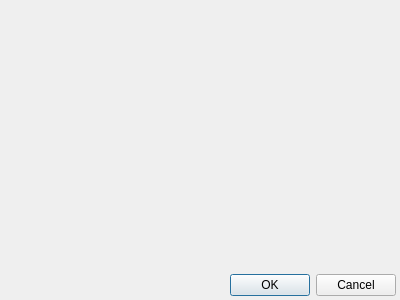
<?xml version="1.0" encoding="UTF-8"?>
<ui version="4.0">
 <class>BaseDialog</class>
 <widget class="QDialog" name="BaseDialog">
  <property name="geometry">
   <rect>
    <x>0</x>
    <y>0</y>
    <width>400</width>
    <height>300</height>
   </rect>
  </property>
  <property name="windowTitle">
   <string>Base Dialog</string>
  </property>
  <layout class="QVBoxLayout" name="verticalLayout">
   <property name="spacing">
    <number>4</number>
   </property>
   <property name="margin">
    <number>4</number>
   </property>
   <item>
    <widget class="QWidget" name="mContentArea" native="true">
     <property name="sizePolicy">
      <sizepolicy hsizetype="Expanding" vsizetype="Expanding">
       <horstretch>0</horstretch>
       <verstretch>0</verstretch>
      </sizepolicy>
     </property>
     <layout class="QVBoxLayout" name="verticalLayout_3">
      <property name="spacing">
       <number>4</number>
      </property>
      <property name="margin">
       <number>0</number>
      </property>
     </layout>
    </widget>
   </item>
   <item>
    <widget class="QDialogButtonBox" name="mButtonBox">
     <property name="orientation">
      <enum>Qt::Horizontal</enum>
     </property>
     <property name="standardButtons">
      <set>QDialogButtonBox::Cancel|QDialogButtonBox::Ok</set>
     </property>
    </widget>
   </item>
  </layout>
 </widget>
 <resources/>
 <connections>
  <connection>
   <sender>mButtonBox</sender>
   <signal>accepted()</signal>
   <receiver>BaseDialog</receiver>
   <slot>accept()</slot>
   <hints>
    <hint type="sourcelabel">
     <x>248</x>
     <y>254</y>
    </hint>
    <hint type="destinationlabel">
     <x>157</x>
     <y>274</y>
    </hint>
   </hints>
  </connection>
  <connection>
   <sender>mButtonBox</sender>
   <signal>rejected()</signal>
   <receiver>BaseDialog</receiver>
   <slot>reject()</slot>
   <hints>
    <hint type="sourcelabel">
     <x>316</x>
     <y>260</y>
    </hint>
    <hint type="destinationlabel">
     <x>286</x>
     <y>274</y>
    </hint>
   </hints>
  </connection>
 </connections>
</ui>
